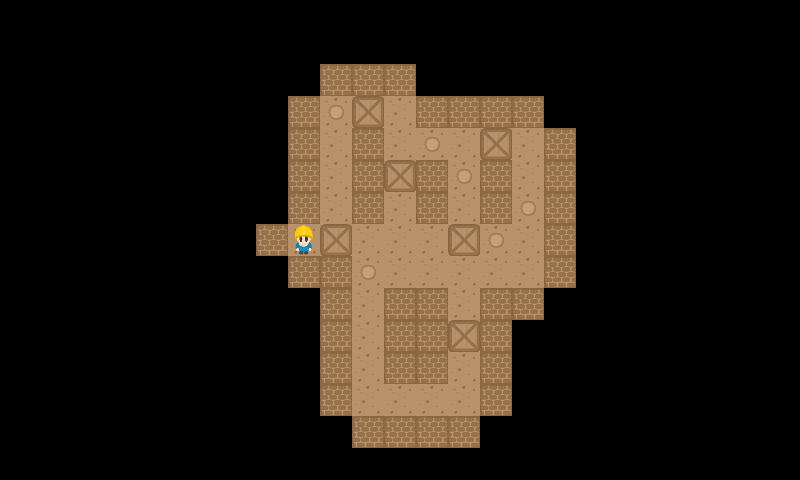

This game map was drawn from its Tiled (.tmx) file and the tilesets committed beside it. A one-line description and the trimmed map source follow:
An orthogonal 25x15 tile map with 32x32 px tiles, 2 tile layers (StaticMap, Objetos).

<map version="1.0" orientation="orthogonal" renderorder="right-down" width="25" height="15" tilewidth="32" tileheight="32">
 <tileset firstgid="1" source="Tileset.tsx" />
 <layer name="StaticMap" width="25" height="15">
  <data>[375 cells, 86 non-empty, 2 distinct tile ids]</data>
 </layer>
 <layer name="Objetos" width="25" height="15">
  <data>[375 cells, 13 non-empty, 3 distinct tile ids]</data>
 </layer>
</map>
